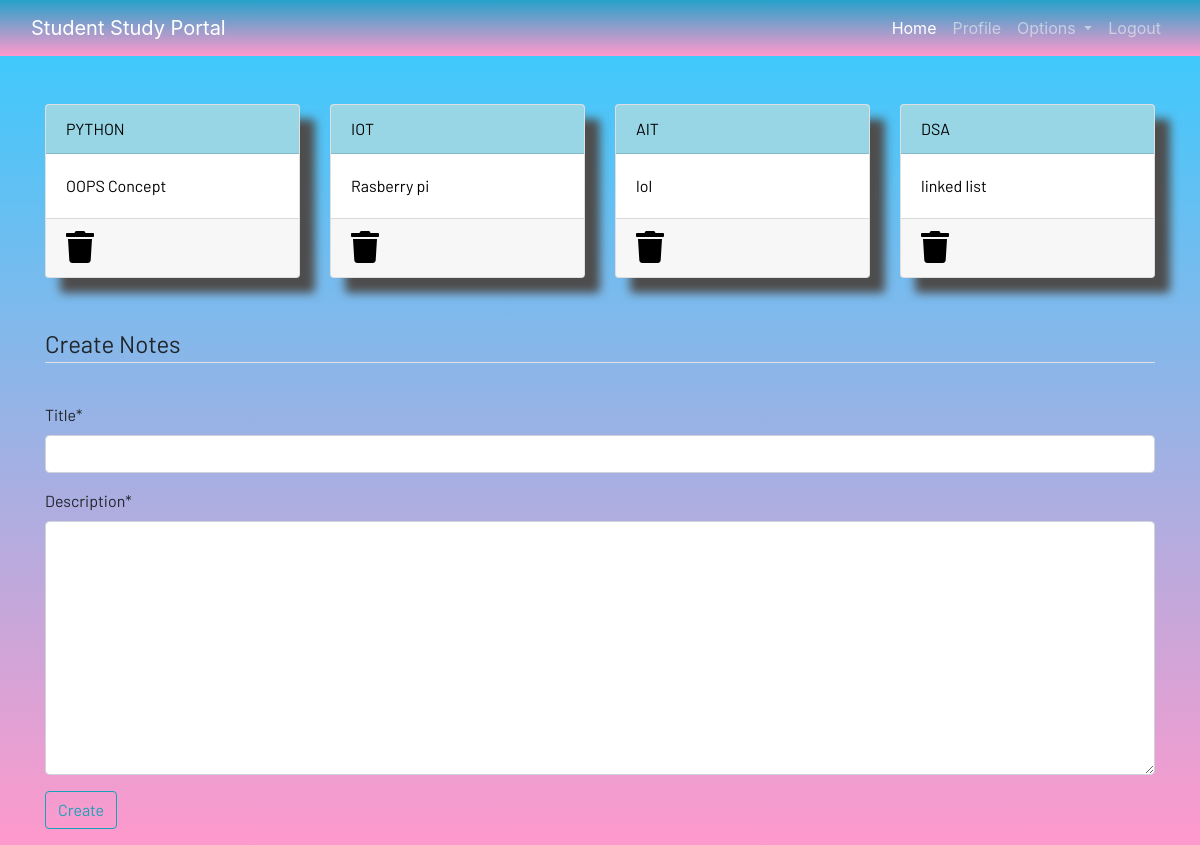
Screenshot of /notes (signed in) with the database file from the repository.
### dashboard/models.py (models this page shows, shortened)
class Notes(models.Model):
    user = models.ForeignKey(User,on_delete=models.CASCADE)
    title = models.CharField(max_length=200)
    description = models.TextField()
    class Meta:
        verbose_name = "notes"
        verbose_name_plural = "notes"

### dashboard/views.py (the view)
# urls.py: path('notes',views.notes,name="notes"),
@login_required
def notes(request):
    if request.method == "POST":
        form = NotesForm(request.POST)
        if form.is_valid():
            notes = Notes(user=request.user,title=request.POST['title'],description=request.POST['description'])
            notes.save()
        messages.success(request,f"Notes Added from {request.user.username} Successfully!")
    else:
      form = NotesForm()
    notes = Notes.objects.filter(user=request.user)
    context = {'notes':notes,'form':form}
    return render(request,'dashboard/notes.html',context)

### dashboard/forms.py
class NotesForm(forms.ModelForm):
    class Meta:
        model = Notes
        fields = ['title','description']

### dashboard/templates/dashboard/notes.html (shortened to what this page needs)
{% extends 'dashboard/base.html' %}
{% load static %}
{% load crispy_forms_tags %}
{% block content %}
<div class="container">
    <div class="row">
    {%for note in notes %}
        <div class="col-md-3">
            <a href="{% url 'notes-detail' note.id %}">
                <div class="card">
                    <div class="card-header">{{note.title}}</div>
                    <div class="card-body">{{note.description}}</div>
                    <div class="card-footer mt-auto "><a href="{% url 'delete-note' note.id %}">
                        <i class="fa fa-trash fa-2x"></i></a>
                    </div>
                </div>
            </a>
        </div>
        {% endfor %}
        <br><br>
    </div>
</div>
<br><br>
<div class="container">
    <form method="POST">
        <fieldset class="form-group">
            <legend class="border-bottom mb-4">Create Notes</legend>
        </fieldset>
        {{form|crispy}}
        <div class="form-group">
            <button href="" class="btn btn-outline-info" type="submit">
                Create
            </button>
        </div>
    </form>
</div>
{% endblock content %}

### static/css/main.css (style rules this page uses)
html { scroll-behavior: smooth; height: 100%; width: 100%; }
.card { box-shadow: 15px 15px 10px rgb(78, 77, 77); }
a { text-decoration: none !important; color: black; }
.card-header { color: black !important; background: rgb(152, 214, 230) !important; transition: 0.3s ease-in; }
html, body { max-width: 100%; overflow-x: hidden; height: 100%; width: 100%; }
body { background: linear-gradient(to bottom, #33ccff 0%, #ff99cc 100%); background: linear-gradient(to bottom, #33ccff 0%, #ff99cc 100%); overflow-x: hidden; background-repeat: no-repeat; }
.card-header { background-color: rgb(133, 204, 231); }
.col-md-3 .card { width: 100%; height: 100%; }
.fa { color: black; }

### rows the page displays
Notes: title "PYTHON", description "OOPS Concept"
Notes: title "IOT", description "Rasberry pi"
Notes: title "AIT", description "lol"
Notes: title "DSA", description "linked list"
